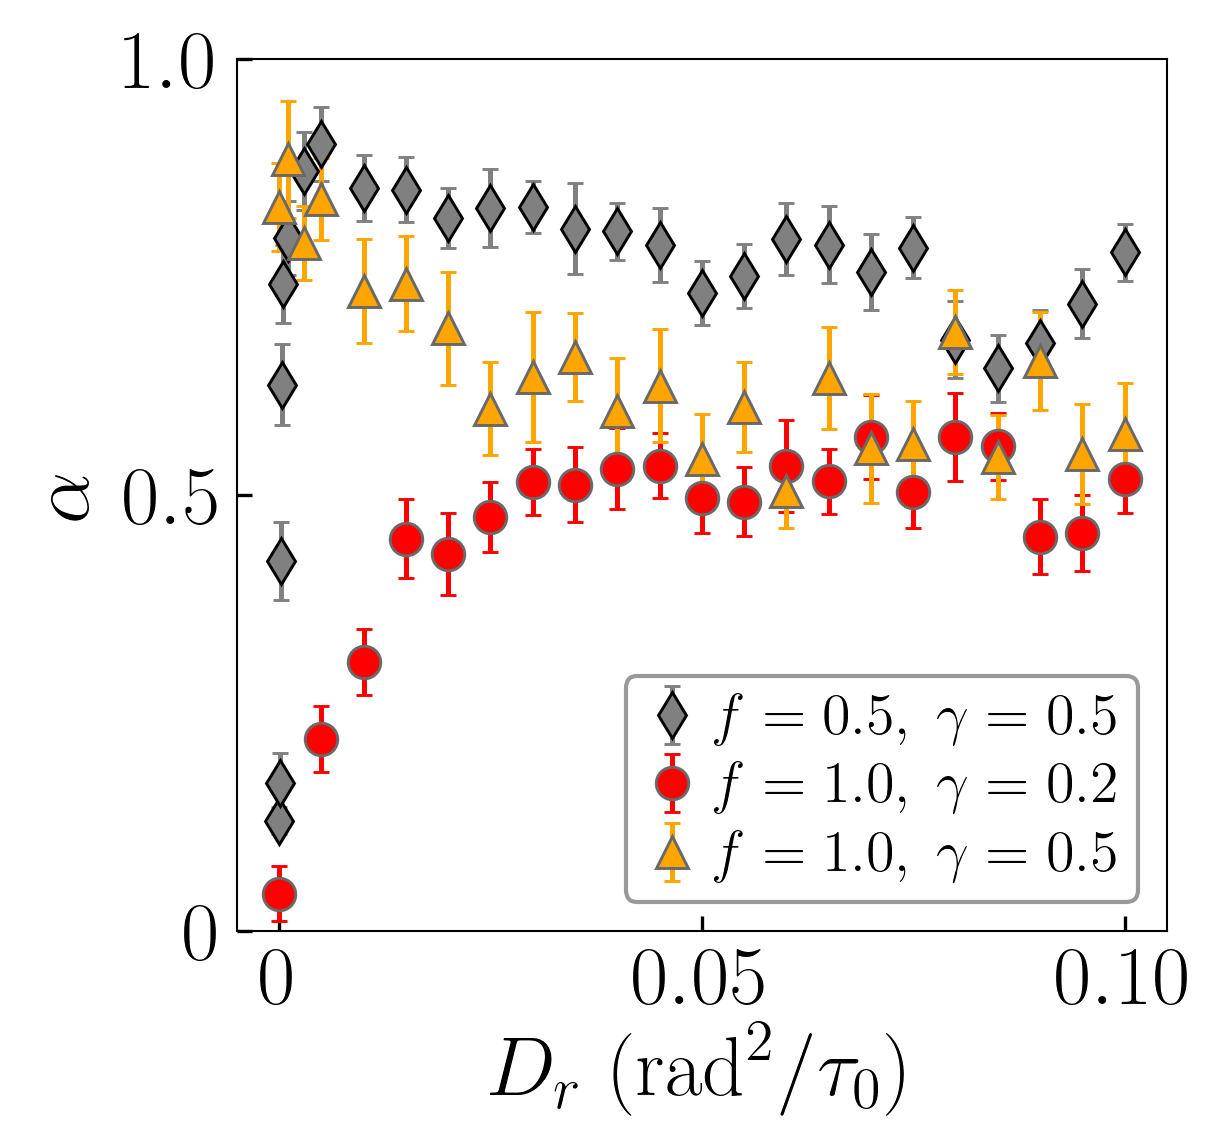

Write Python code to recreate this figure.
# This code plots the dataset of Fig. 5b

import numpy as np
import matplotlib.pyplot as plt

fontsize = 20.0
fontname = "Helvetica"
plt.rcParams.update({
    "axes.labelsize": fontsize,
    "xtick.labelsize": fontsize,
    "ytick.labelsize": fontsize,
    "text.usetex": True,
    "font.family": "sans-serif",
    "font.sans-serif": [fontname],
    'xtick.direction': 'in',
    'ytick.direction': 'in',
    'axes.linewidth': 0.5})

def load_nu(A, omega, gamma):
    """
    load nus for filament
    """
    filename = "./data_fig5b/"+"alpha_Drot_A_{:.2f}_omega_{:.2f}_gamma_{:.2f}.txt".format(A, omega, gamma)
    data = np.loadtxt(filename, skiprows=1)
    Drots = data[:,0]
    alphas = data[:,1]
    sds = data[:,2]
    
    return Drots, alphas, sds
    
saveplot = True

tfinal = 10000
dt = 0.1
t = np.arange(0, tfinal, dt)

A = 0.12
omegas = [np.pi, 2*np.pi, 2*np.pi]
fs = [0.5, 1.0, 1.0]
gammas = [0.5, 0.2, 0.5]

markersize = 7.8
fig, ax = plt.subplots(figsize=(4, 3.85))

# f = 0.5, gamma = 0.5
Drots, alphas, sds = load_nu(A, omegas[0], gammas[0])
ax.errorbar(Drots, alphas, yerr=sds, marker="d", markerfacecolor="gray", 
    markersize=markersize, markeredgecolor="k", linestyle='none', 
    color="gray", capsize=2.0, mew=0.7, elinewidth=1.2, 
    label=r"$f={:.1f},\ \gamma={:.1f}$".format(fs[0], gammas[0]))

# f = 1.0, gamma = 0.2
Drots, alphas, sds = load_nu(A, omegas[1], gammas[1])
ax.errorbar(Drots, alphas, yerr=sds, marker="o", markerfacecolor="red", 
    markersize=markersize, markeredgecolor="dimgray", linestyle='none', 
    color="red", capsize=2.0, mew=0.7, elinewidth=1.2, 
    label=r"$f={:.1f},\ \gamma={:.1f}$".format(fs[1], gammas[1]))

# f = 1.0, gamma = 0.5
Drots, alphas, sds = load_nu(A, omegas[2], gammas[2])
ax.errorbar(Drots, alphas, yerr=sds, marker="^", markerfacecolor="orange", 
    markersize=markersize, markeredgecolor="dimgray", linestyle='none', 
    color="orange", capsize=2.0, mew=0.7, elinewidth=1.2, 
    label=r"$f={:.1f},\ \gamma={:.1f}$".format(fs[2], gammas[2]))

ax.set_xlim([-0.005, 0.105])
ax.set_ylim([0., 1.0])

ax.set_xticks([0, 0.05, 0.1])
ax.set_xticklabels([r'$0$', r'$0.05$', r'$0.10$'], fontsize=fontsize, fontname=fontname)

ax.set_yticks([0, 0.5, 1.0])
ax.set_yticklabels([r'$0$',r'$0.5$',r'$1.0$'], fontsize=fontsize, fontname=fontname)

ax.set_xlabel(r'$D_r\ (\mathrm{rad}^2/\tau_0)$',fontsize=fontsize, labelpad=0)
ax.set_ylabel(r'$\alpha$',fontsize=fontsize)

ax.legend(edgecolor="gray", fontsize=14, handletextpad=0.2, borderpad=0.3, 
          handlelength=1.0, labelspacing=0.25)

fig.savefig("./fig5b.png", bbox_inches='tight', dpi=300)


